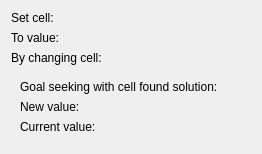
<?xml version="1.0" encoding="UTF-8"?>
<ui version="4.0">
 <author>Stefan Nikolaus &lt;stefan.nikolaus@kdemail.net&gt;</author>
 <comment>This file is part of the KDE project.
Copyright 2009 Stefan Nikolaus &lt;stefan.nikolaus@kdemail.net&gt;

This program is free software; you can redistribute it and/or modify
it under the terms of the GNU General Public License as published by
the Free Software Foundation; either version 2 of the License, or
(at your option) any later version.

This program is distributed in the hope that it will be useful,
but WITHOUT ANY WARRANTY; without even the implied warranty of
MERCHANTABILITY or FITNESS FOR A PARTICULAR PURPOSE.  See the
GNU General Public License for more details.

You should have received a copy of the GNU General Public License
along with this program; if not, write to the Free Software
Foundation, Inc., 51 Franklin Street, Fifth Floor, Boston, MA  02110-1301  USA
</comment>
 <class>Calligra::Tables::GoalSeekWidget</class>
 <widget class="QWidget" name="Calligra::Tables::GoalSeekWidget">
  <property name="geometry">
   <rect>
    <x>0</x>
    <y>0</y>
    <width>262</width>
    <height>148</height>
   </rect>
  </property>
  <layout class="QFormLayout" name="formLayout">
   <property name="fieldGrowthPolicy">
    <enum>QFormLayout::ExpandingFieldsGrow</enum>
   </property>
   <item row="0" column="0">
    <widget class="QLabel" name="label1">
     <property name="text">
      <string>Set cell:</string>
     </property>
    </widget>
   </item>
   <item row="0" column="1">
    <widget class="Calligra::Tables::RegionSelector" name="selector1" native="true"/>
   </item>
   <item row="1" column="0">
    <widget class="QLabel" name="label2">
     <property name="text">
      <string>To value:</string>
     </property>
    </widget>
   </item>
   <item row="1" column="1">
    <widget class="Calligra::Tables::RegionSelector" name="selector2" native="true"/>
   </item>
   <item row="2" column="0">
    <widget class="QLabel" name="label3">
     <property name="text">
      <string>By changing cell:</string>
     </property>
    </widget>
   </item>
   <item row="2" column="1">
    <widget class="Calligra::Tables::RegionSelector" name="selector3" native="true"/>
   </item>
   <item row="3" column="0" colspan="2">
    <widget class="QWidget" name="preview" native="true">
     <layout class="QFormLayout" name="formLayout_preview">
      <item row="0" column="0" colspan="2">
       <widget class="QLabel" name="label4">
        <property name="text">
         <string>Goal seeking with cell &lt;cell&gt; found &lt;a | no&gt; solution:</string>
        </property>
        <property name="wordWrap">
         <bool>false</bool>
        </property>
       </widget>
      </item>
      <item row="1" column="0">
       <widget class="QLabel" name="label5">
        <property name="text">
         <string>New value:</string>
        </property>
       </widget>
      </item>
      <item row="1" column="1">
       <widget class="QLabel" name="newValue">
        <property name="text">
         <string/>
        </property>
       </widget>
      </item>
      <item row="2" column="0">
       <widget class="QLabel" name="label6">
        <property name="text">
         <string>Current value:</string>
        </property>
       </widget>
      </item>
      <item row="2" column="1">
       <widget class="QLabel" name="currentValue">
        <property name="text">
         <string/>
        </property>
       </widget>
      </item>
     </layout>
    </widget>
   </item>
  </layout>
 </widget>
 <customwidgets>
  <customwidget>
   <class>Calligra::Tables::RegionSelector</class>
   <extends>QWidget</extends>
   <header location="global">ui/RegionSelector.h</header>
   <container>1</container>
  </customwidget>
 </customwidgets>
 <resources/>
 <connections/>
</ui>
